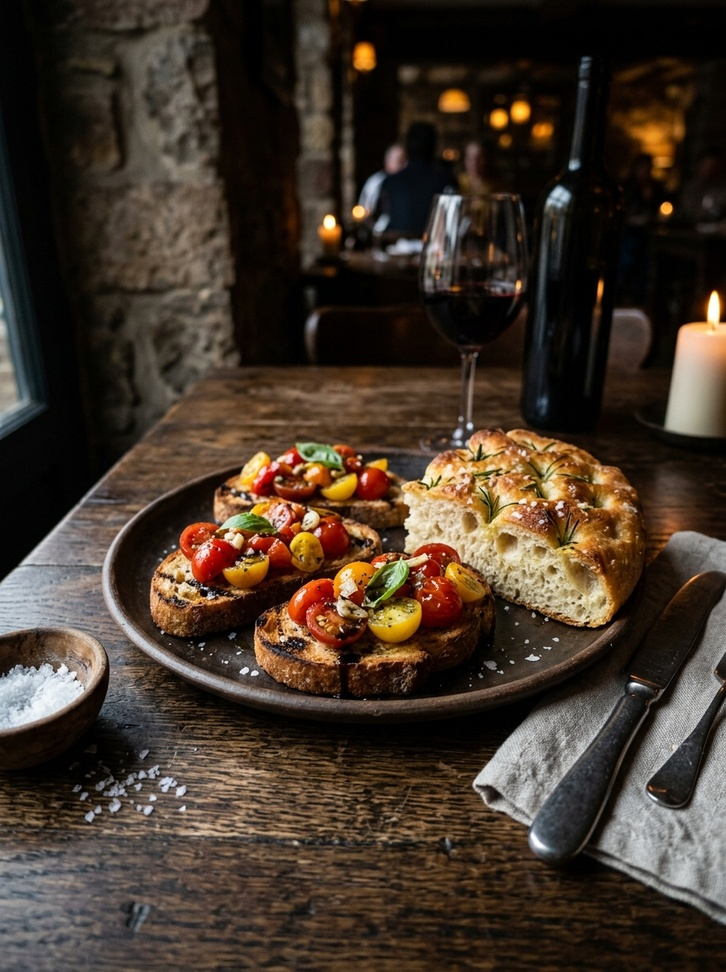
#> input picture public/entrantes_1785956033574.jpg, 726 x 972 px, shrunk from 896 x 1200 before the run, found by its file name
$ python blur_script.py
#> lines starting #> are read from the running program, lines starting #| are printed output that depends on the picture
import os
from PIL import Image, ImageFilter

input_dir = r"c:/Users/tnfst/Workspaces/Web builder/kikko/carta-digital-kikko/public"
output_dir = r"C:\Users\tnfst\Desktop\Antigravity\Kikko\CARTA\Desenfoque"

os.makedirs(output_dir, exist_ok=True)

images = [
    "entrantes_1785956033574.jpg",
    "pizzas_1785956040596.jpg",
    "pastas_1785956047802.jpg",
    "risottos_1785956058315.jpg",
    "segundos_1785956066731.jpg",
    "hamburguesas_1785956074332.jpg",
    "postres_1785956082582.jpg",
    "bebidas_1785956091901.jpg"
]

color = (20, 26, 15)
alpha = int(255 * 0.25)

for img_name in images:
    path = os.path.join(input_dir, img_name)
    if os.path.exists(path):
        with Image.open(path) as img:
#> img is the input picture: PIL image 726x972 RGB; mean R, G, B 67.3, 54, 42.2
            img = img.convert("RGBA")
#> img: PIL image 726x972 RGBA

            # Apply blur
            blurred = img.filter(ImageFilter.GaussianBlur(radius=8))
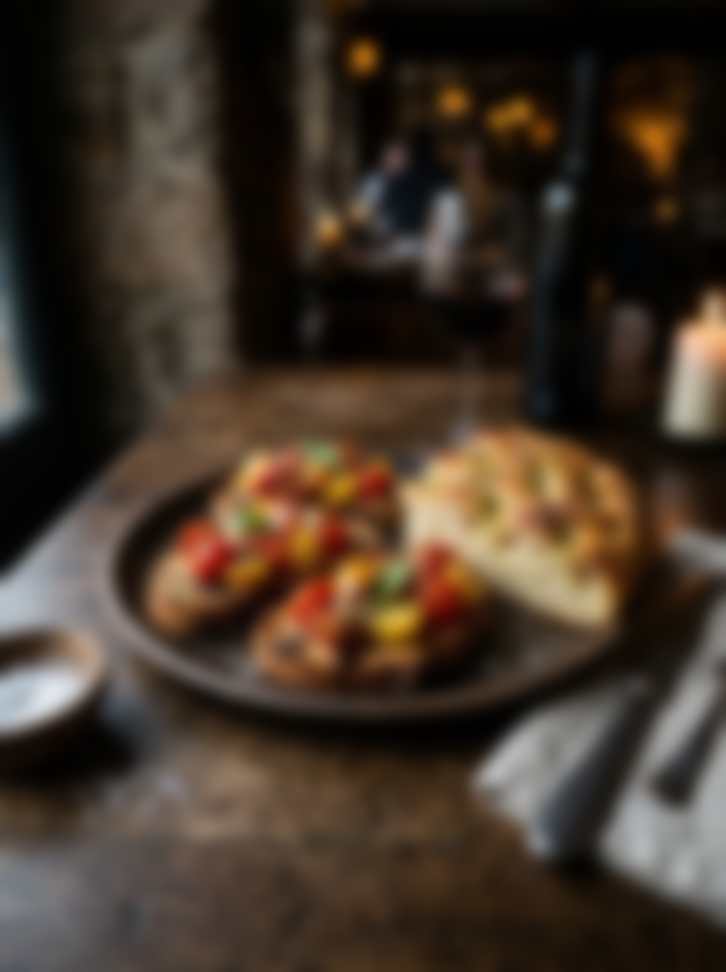
#> blurred: PIL image 726x972 RGBA; mean R, G, B, A 67.4, 54.1, 42.2, 255

            # Apply color overlay
            overlay = Image.new('RGBA', blurred.size, color + (alpha,))
            result = Image.alpha_composite(blurred, overlay)
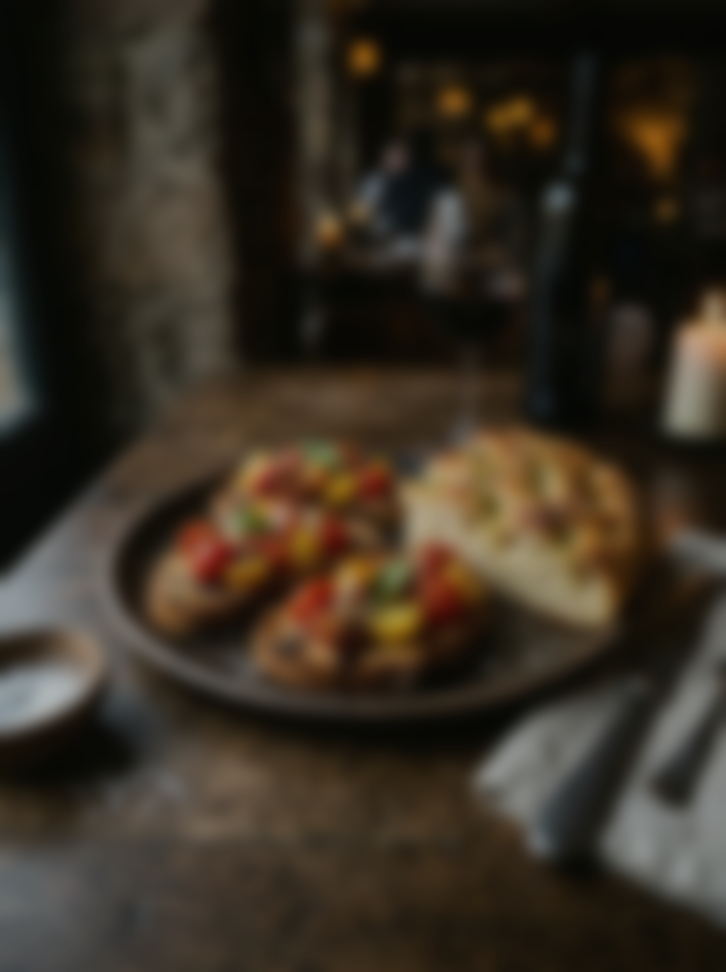
#> result: PIL image 726x972 RGBA; mean R, G, B, A 55.6, 47.1, 35.5, 255

            # Convert back to RGB for PNG saving without alpha channel if user doesn't need transparent background,
            # though PNG with alpha is fine. PNG without alpha is smaller. We'll leave it as RGB since it's fully opaque.
            final_rgb = result.convert("RGB")

            out_name = os.path.splitext(img_name)[0] + ".png"
            out_path = os.path.join(output_dir, out_name)

            final_rgb.save(out_path, "PNG")
            print(f"Processed {img_name} -> {out_name}")
    else:
        print(f"File not found: {path}")
#> pass 2 of the loop `for img_name in images:`:
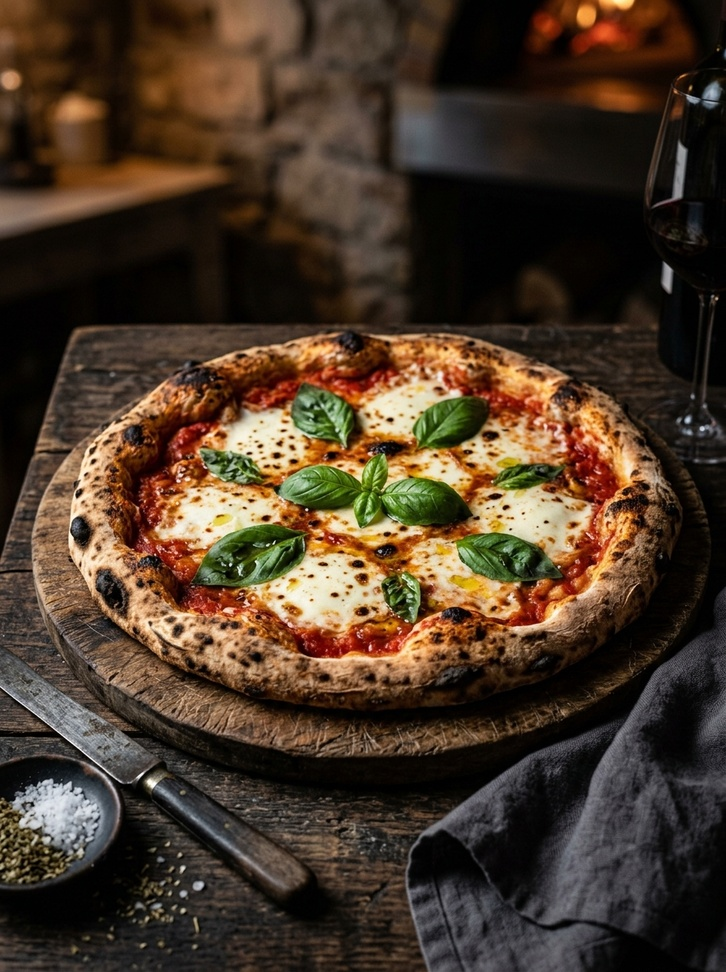
#> input picture public/pizzas_1785956040596.jpg, 726 x 972 px, shrunk from 896 x 1200 before the run, found by its file name
#> img is the input picture: PIL image 726x972 RGB; mean R, G, B 73.7, 56.1, 40.1
#> img: PIL image 726x972 RGBA
#> `blurred = img.filter(ImageFilter.GaussianBlur(radius=8))`:
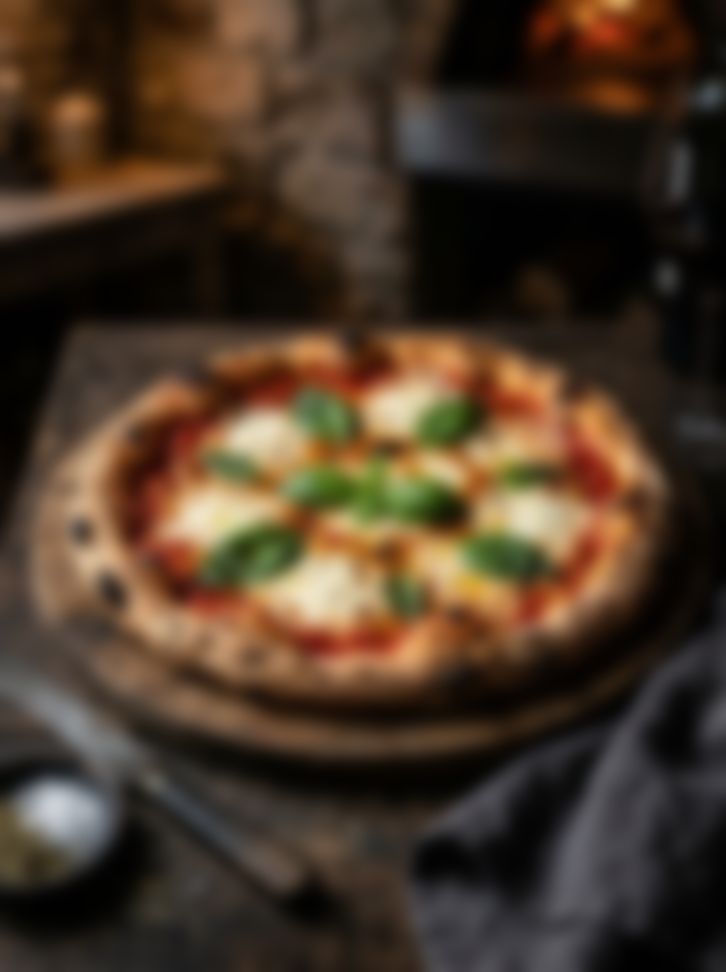
#> blurred: PIL image 726x972 RGBA; mean R, G, B, A 73.7, 56.1, 40.1, 255
#> `result = Image.alpha_composite(blurred, overlay)`:
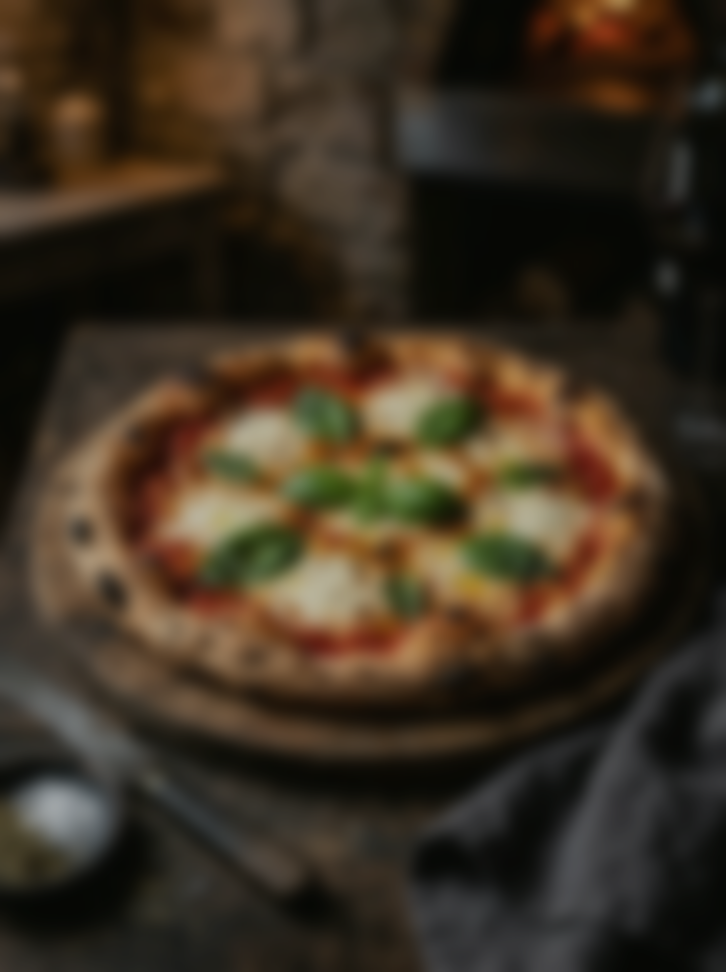
#> result: PIL image 726x972 RGBA; mean R, G, B, A 60.4, 48.7, 33.9, 255
#> pass 3 of the loop `for img_name in images:`:
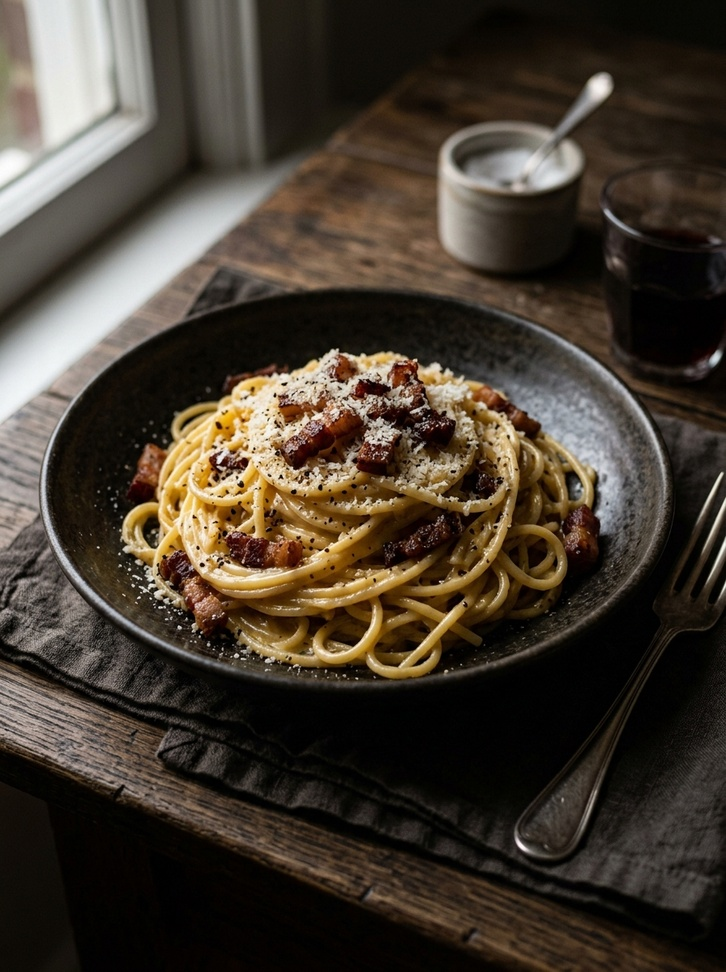
#> input picture public/pastas_1785956047802.jpg, 726 x 972 px, shrunk from 896 x 1200 before the run, found by its file name
#> img is the input picture: PIL image 726x972 RGB; mean R, G, B 69, 59.5, 48.4
#> img: PIL image 726x972 RGBA
#> `blurred = img.filter(ImageFilter.GaussianBlur(radius=8))`:
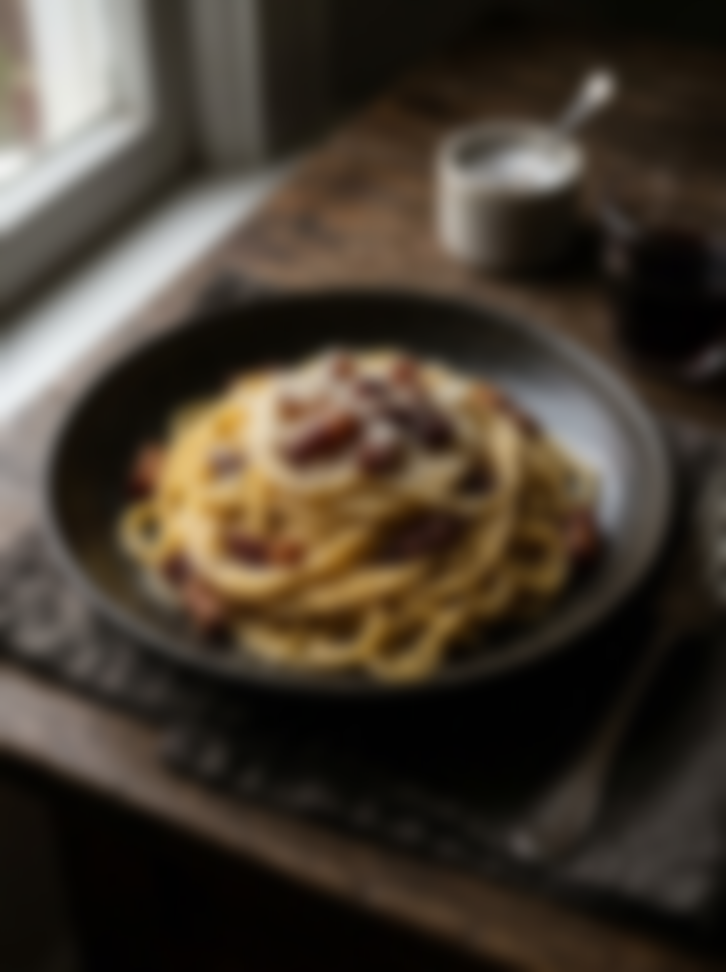
#> blurred: PIL image 726x972 RGBA; mean R, G, B, A 69, 59.5, 48.3, 255
#> `result = Image.alpha_composite(blurred, overlay)`:
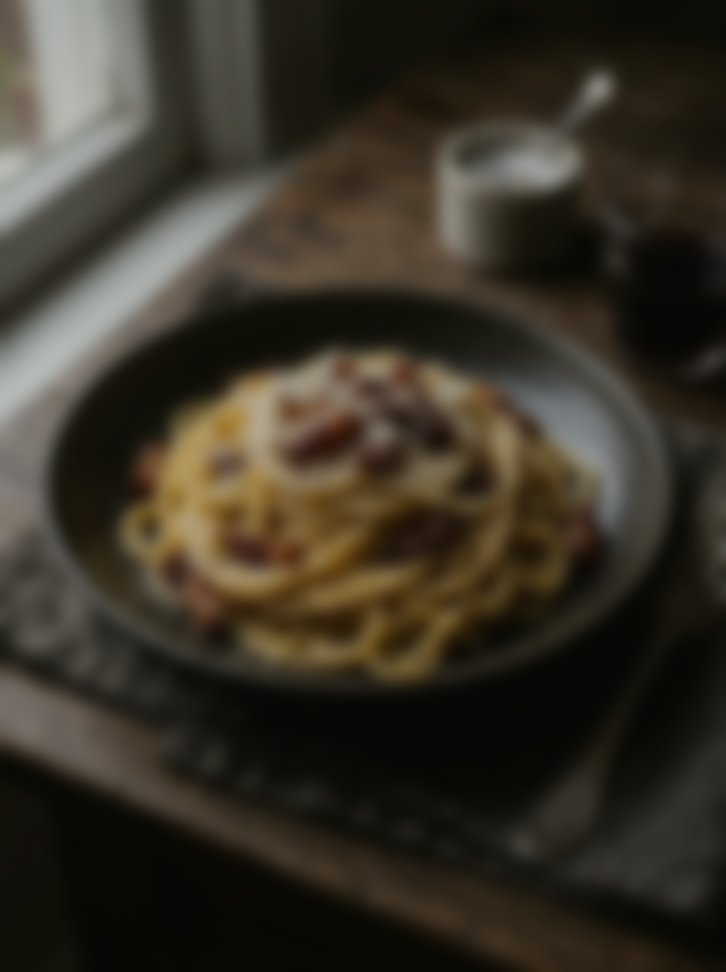
#> result: PIL image 726x972 RGBA; mean R, G, B, A 56.9, 51.2, 40.1, 255
#> the loop made 8 passes; the first 3 are shown

print("All done!")
